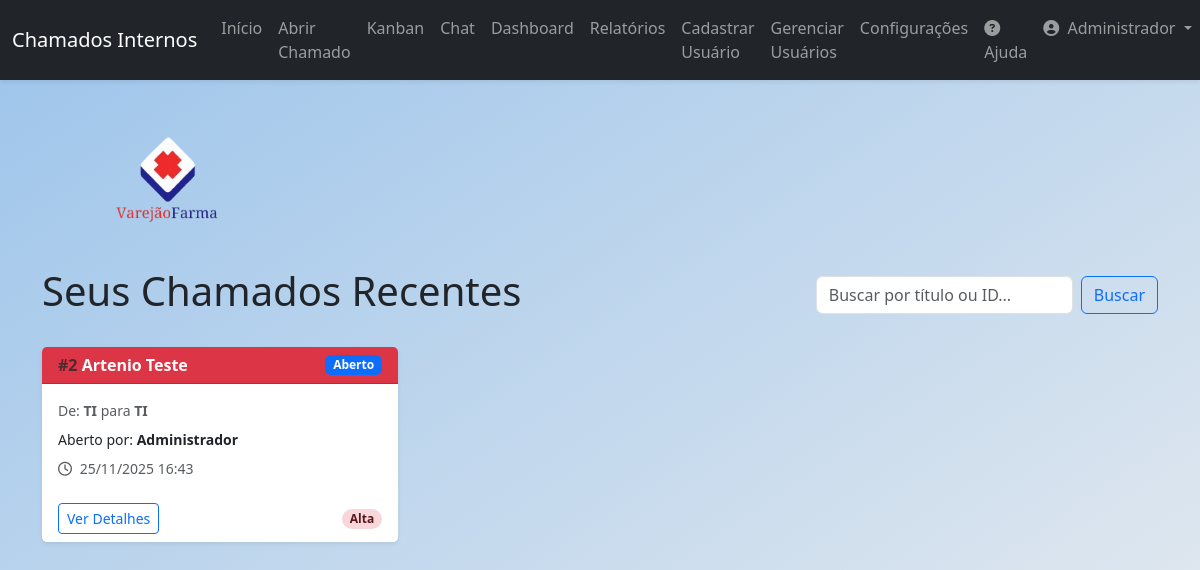
The page /home (signed in) on the database as committed earlier.
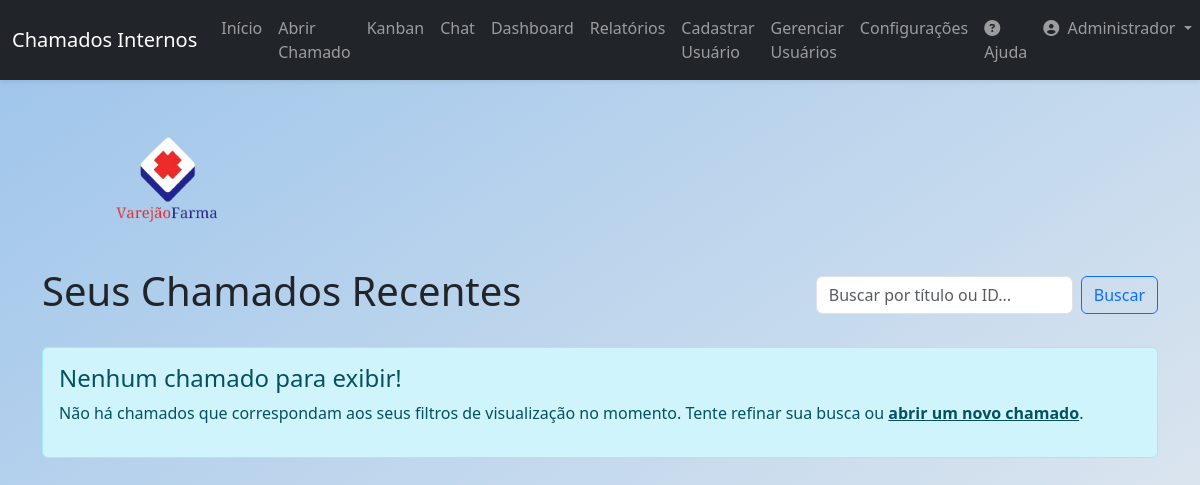
The same page on the database as committed later.
### app/models.py (models this page shows, shortened)
class Ticket(db.Model):
    id = db.Column(db.Integer, primary_key=True)
    title = db.Column(db.String(150), nullable=False)
    description = db.Column(db.Text, nullable=False)
    user_id = db.Column(db.Integer, db.ForeignKey('user.id'), nullable=False)
    origin_sector = db.Column(db.String(50), nullable=False)
    target_sector = db.Column(db.String(50), nullable=False)
    priority = db.Column(db.String(20), nullable=False, default='baixa')
    status = db.Column(db.String(20), nullable=False, default='Aberto')
    created_at = db.Column(db.DateTime, default=datetime.utcnow)
    updated_at = db.Column(db.DateTime, default=datetime.utcnow, onupdate=datetime.utcnow)
    closed_at = db.Column(db.DateTime, nullable=True, default=None)
    attachment_filename = db.Column(db.String(100), nullable=True)
    assigned_to = db.Column(db.Integer, db.ForeignKey('user.id'), nullable=True)
    comments = db.relationship('Comment', backref='ticket', lazy=True, cascade="all, delete-orphan")
    history = db.relationship('TicketHistory', backref='ticket', lazy=True, cascade="all, delete-orphan")

class User(db.Model, UserMixin):
    id = db.Column(db.Integer, primary_key=True)
    name = db.Column(db.String(100), nullable=False)
    email = db.Column(db.String(120), unique=True, nullable=False)
    sector = db.Column(db.String(50), nullable=False)
    password = db.Column(db.String(128), nullable=False)
    access_level = db.Column(db.String(20), nullable=False, default='colaborador')
    is_active = db.Column(db.Boolean, nullable=False, default=True)
    created_at = db.Column(db.DateTime, default=datetime.utcnow)
    tickets_created = db.relationship('Ticket', backref='author', lazy=True, foreign_keys='Ticket.user_id')
    tickets_assigned = db.relationship('Ticket', backref='assignee_user', lazy=True, foreign_keys='Ticket.assigned_to')
    comments = db.relationship('Comment', backref='comment_author', lazy=True)

### app/routes.py (the view)
@main.route('/')
@main.route('/home')
@login_required
def home():
    session.pop('last_check_time', None)
    query_param = request.args.get('q', '', type=str)
    if current_user.access_level == 'administrador':
        base_query = Ticket.query
    elif current_user.access_level == 'tecnico':
        base_query = Ticket.query.filter(or_(Ticket.target_sector == current_user.sector, Ticket.origin_sector == current_user.sector, Ticket.assigned_to == current_user.id))
    else:
        base_query = Ticket.query.filter_by(user_id=current_user.id)
    if query_param:
        search_term = f"%{query_param}%"
        base_query = base_query.filter(or_(Ticket.title.ilike(search_term), cast(Ticket.id, String).ilike(search_term)))
    else:
        base_query = base_query.filter(not_(Ticket.status.in_(['Resolvido', 'Fechado'])))
    tickets = base_query.order_by(Ticket.created_at.desc()).all()
    return render_template('index.html', title='Início', tickets=tickets)

### app/__init__.py (called while the page is built)
def format_datetime_local(value, format='%d/%m/%Y %H:%M'):
    if value is None:
        return ""
    utc_tz = pytz.utc
    local_tz = pytz.timezone('America/Sao_Paulo') # Você pode mudar para seu fuso horário
    utc_dt = utc_tz.localize(value)
    local_dt = utc_dt.astimezone(local_tz)
    return local_dt.strftime(format)

@login_manager.user_loader
def load_user(user_id):
    from app.models import User
    return User.query.get(int(user_id))

### app/routes.py (called while the page is built)
@main.context_processor
def inject_system_settings():
    settings = SystemSettings.query.first()
    return dict(system_settings=settings)

### app/templates/index.html (shortened to what this page needs)
{% extends "base.html" %}
{% block content %}
<div class="row mt-4">
    <div class="col-12 mb-3">
        <img src="{% if system_settings and system_settings.logo_filename %}{{ url_for('static', filename='uploads/' + system_settings.logo_filename) }}{% else %}https://neosul.com.br/clientes/1/img/logo.png{% endif %}" alt="Logo" style="max-width: 250px; height: auto;">
    </div>
</div>
    <div class="d-flex flex-wrap justify-content-between align-items-center mb-4 gap-3">
        <h1>Seus Chamados Recentes</h1>
        <form method="GET" action="{{ url_for('main.home') }}" class="d-flex" style="min-width: 300px;">
            <input class="form-control me-2" type="search" name="q" placeholder="Buscar por título ou ID..." value="{{ request.args.get('q', '') }}" aria-label="Buscar">
            <button class="btn btn-outline-primary" type="submit">Buscar</button>
        </form>
    </div>
    {% if tickets %}
        <div class="row">
            {% for ticket in tickets %}
                <div class="col-lg-4 col-md-6 mb-4">
                    {% include 'components/ticket_card.html' %}
                </div>
            {% endfor %}
        </div>
    {% else %}
        <div class="alert alert-info mt-4" role="alert">
            <h4 class="alert-heading">
                {% if request.args.get('q') %}
                    Nenhum resultado encontrado para "{{ request.args.get('q') }}"
                {% else %}
                    Nenhum chamado para exibir!
                {% endif %}
            </h4>
            <p>Não há chamados que correspondam aos seus filtros de visualização no momento. Tente refinar sua busca ou <a href="{{ url_for('main.create_ticket') }}" class="alert-link">abrir um novo chamado</a>.</p>
        </div>
    {% endif %}
{% endblock content %}

### app/templates/components/ticket_card.html (shortened to what this page needs)
<div class="card shadow-sm h-100">
    <div class="card-header d-flex justify-content-between align-items-center
        {% if ticket.priority == 'alta' %} bg-danger text-white
        {% elif ticket.priority == 'media' %} bg-warning text-dark
        {% else %} bg-light border-info
        {% endif %}">
        <h6 class="mb-0 fw-bold">
            <span class="text-muted">#{{ ticket.id }}</span> {{ ticket.title }}
        </h6>
        <span class="badge
            {% if ticket.status == 'Aberto' %} bg-primary
            {% elif ticket.status == 'Em Atendimento' %} bg-dark
            {% elif ticket.status == 'Resolvido' %} bg-success
            {% else %} bg-secondary
            {% endif %}">
            {{ ticket.status }}
        </span>
    </div>
    <div class="card-body">
        <p class="card-text text-muted small mb-2">
            De: <strong>{{ ticket.origin_sector }}</strong> para <strong>{{ ticket.target_sector }}</strong>
        </p>
        <p class="card-text small mb-2">
            Aberto por: <strong>{{ ticket.author.name }}</strong>
        </p>
        <p class="card-text small text-muted">
        <i class="far fa-clock me-1"></i> {{ ticket.created_at | localdatetime }}
        </p>
    </div>
    <div class="card-footer bg-white border-top-0 d-flex justify-content-between align-items-center">
        <a href="{{ url_for('main.view_ticket', ticket_id=ticket.id) }}" class="btn btn-sm btn-outline-primary">Ver Detalhes</a>
        {% if ticket.priority == 'alta' %}
            <span class="badge bg-danger-subtle text-danger-emphasis rounded-pill">Alta</span>
        {% elif ticket.priority == 'media' %}
            <span class="badge bg-warning-subtle text-warning-emphasis rounded-pill">Média</span>
        {% else %}
            <span class="badge bg-info-subtle text-info-emphasis rounded-pill">Baixa</span>
        {% endif %}
    </div>
</div>

Rows that differ between the two databases and show on the page:
no longer on this page (row edited): Ticket: id "2", title "Artenio Teste", status "Aberto", origin_sector "TI", target_sector "TI", author.name "Administrador", created_at|localdatetime "25/11/2025 16:43", priority "Alta"
Other text that changed with them:
text now shown: "Nenhum chamado para exibir! Não há chamados que correspondam aos seus filtros de visualização no momento. Tente refinar sua busca ou abrir um novo chamado ."
